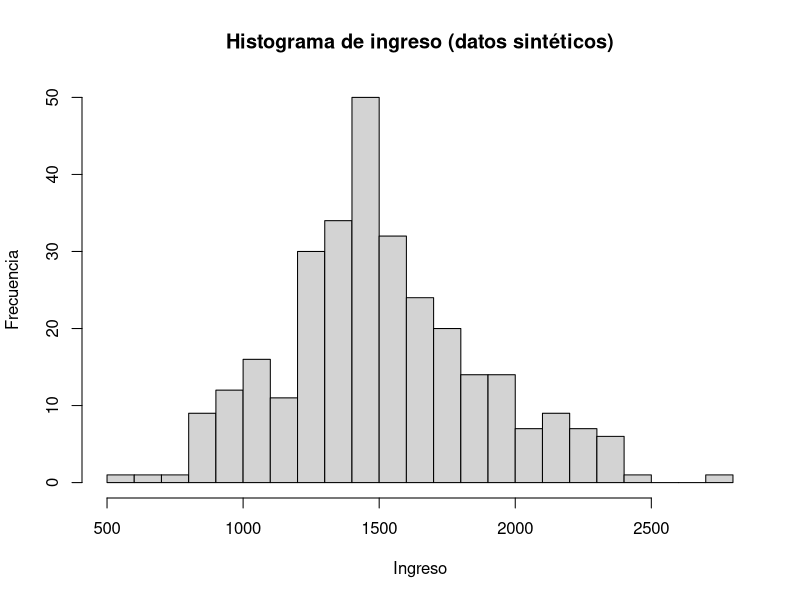

Generate this figure with R:
# scripts/graficos.R
# Genera histograma y lo guarda en results/figures/

dir.create("results/figures", recursive = TRUE, showWarnings = FALSE)

df <- read.csv("data/processed/datos_limpios.csv")

png("results/figures/histograma_ingreso.png", width = 900, height = 600)
hist(df$ingreso,
     breaks = 30,
     main = "Histograma de ingreso (datos sintéticos)",
     xlab = "Ingreso",
     ylab = "Frecuencia")
dev.off()

cat("OK: results/figures/histograma_ingreso.png creada\n")